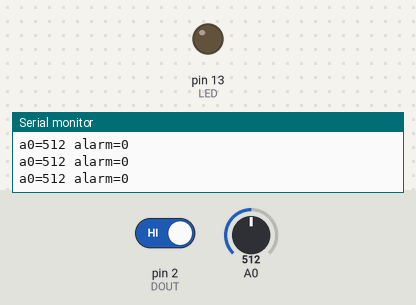
Recording of a sketch running on a simulated Arduino Uno, built with avr-gcc and run on an emulated ATmega328P. Parts: output pins drawn as LEDs (lit = HIGH), the last lines printed to the serial monitor. The inputs (shaded band) are chosen by the test bench; at power-on: pin 2 (DOUT) HIGH, A0 = 512.

Above: at 1.2 s.
1.3 s: pin 2 (DOUT) driven LOW
At 2.4 s:
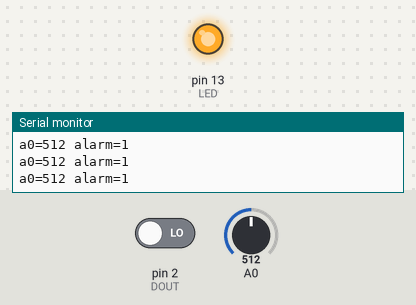
3.0 s: pin 2 (DOUT) driven HIGH
At 3.6 s:
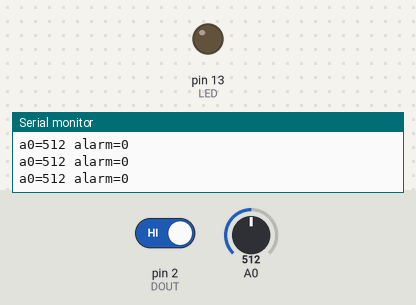
Timing chart, 0 to 6.0 s (numbered marks = the images above; inputs shaded):
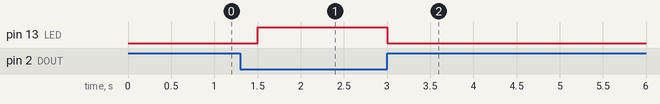

The sketch:

gas-meter.ino
```cpp
// gas-meter — tests assert (BT53): an MQ-2 gas sensor module, AOUT on A0 and DOUT on D2 (active
// low). Every 250 ms it prints "a0=<n> alarm=<0|1>" at 115200 baud; the L LED (D13) shows the
// alarm.
const uint8_t DOUT = 2, LED = 13;

void setup() {
  Serial.begin(115200);
  pinMode(DOUT, INPUT);
  pinMode(LED, OUTPUT);
}

void loop() {
  int alarm = digitalRead(DOUT) == LOW;
  digitalWrite(LED, alarm);
  Serial.print("a0=");
  Serial.print(analogRead(A0));
  Serial.print(" alarm=");
  Serial.println(alarm);
  delay(250);
}
```

Measured:
- after the input at 1.3 s, pin 13 (LED): LOW → HIGH after 0.20 s
- after the input at 3.0 s, pin 13 (LED): HIGH → LOW at once
